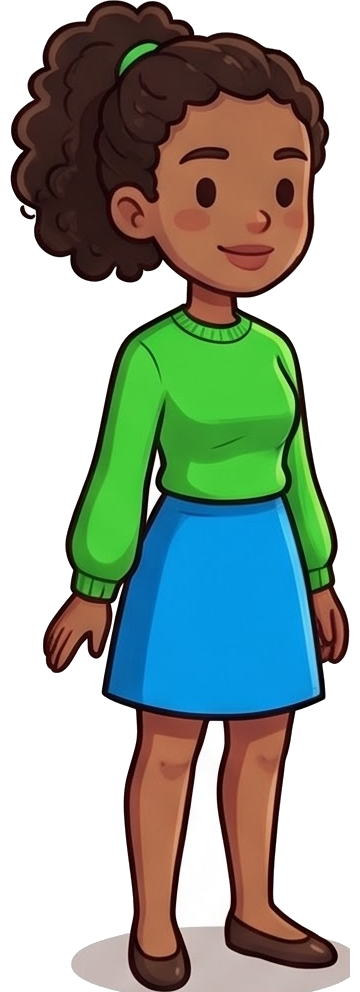
#> input picture tools/art/sources/bases/base0.png, 360 x 992 px, given in place of s3-1.png, which was not available
$ python dossiers.py
#> lines starting #> are read from the running program, lines starting #| are printed output that depends on the picture; pictures that were not available may be replaced by others from this repository, and a replacement may not be noted
#> (reads tools/art/sources/cast.json from the repository)
# Prépare un dossier par personnage d'enquête pour le faire générer à la main dans Gemini :
# image du personnage de base, images des chapeaux / accessoires / objets à lui donner, et prompt.md.
# Usage : python3 tools/art/dossiers.py   (lit tools/art/sources/cast.json, écrit tools/art/personnages/)
import json, os, re, shutil, unicodedata
from PIL import Image

ROOT = os.path.dirname(os.path.abspath(__file__))
SRC = f'{ROOT}/sources'
OUT = f'{ROOT}/personnages'

# Personnage de base choisi pour chaque personnage d'enquête (silhouette, âge, peau, cheveux les plus proches).
# Les sosies et déguisements partent du résultat de leur « parent » pour rester identiques à lui.
BASE = {
    'Brigadier Gaston Picotin': 's3-1', 'Timothée Fournil': 's4-5', 'Rose Lemiel': 's6-1', 'Ernest Lafouine': 's5-4',
    'Adélaïde de la Botte': 's5-5', 'Hippolyte Barbarie': 's6-2', 'Lulu': 'base3', 'Gaspard Bigarade': 's4-1',
    'Achille Lapince, dit « le Hérisson »': 'base5', 'Lola Cachou': 's3-0', 'Octave Carat': 'base2', 'Ludo Taupin': 's3-5',
    'Zita Pistache': 'base4', 'Bérénice Fard': 's5-2', 'Gontran Lamèche': 'base1', 'Pétronille Doublure': 's2-4',
    'Hector Plumeau': 's5-1', 'Fortuné Cargo': 's4-2'}
PARENT = {
    'Motus': ('Ernest Lafouine', 'remove the black eye mask, the face is fully visible; everything else stays identical'),
    'Achille Lapince (déguisé)': ('Achille Lapince, dit « le Hérisson »', 'add the straw boater hat from image 2 on his head; everything else stays identical'),
    'Yves Le Goéland': ('Achille Lapince, dit « le Hérisson »', 'add the orange knitted beanie from image 2 on his head; the striped shirt now reads as a sailor\'s striped top; everything else stays identical'),
    'Épouvantail': ('Achille Lapince, dit « le Hérisson »', 'the shirt now has a blue CHECKED (gingham) pattern instead of stripes, a few wisps of straw stick out of the cuffs and collar, and he wears the straw boater hat from image 2; same face, hair, body and trousers'),
    'Épouvantail décoiffé': ('Épouvantail', 'remove the straw hat, showing the spiky blond hair; everything else stays identical'),
    'Lino Taupin': ('Ludo Taupin', 'remove the backpack and its straps; everything else stays identical (he is the identical twin)'),
    'Le faux infirmier': ('Gontran Lamèche', 'he is now disguised as a nurse: a long white nurse coat replaces the red suit jacket, and he wears the black eye mask from image 2; he KEEPS the same top hat, orange trousers, moustache and closed umbrella'),
}

SKIN = {'pale': 'very fair skin', 'light': 'fair skin', 'tan': 'light tan skin', 'brown': 'brown skin', 'dark': 'dark brown skin'}
HAIR = {'bald': 'bald head with a little {c} hair on the sides', 'short': 'short {c} hair', 'long': 'long {c} hair',
        'bun': '{c} hair in a bun', 'ponytail': '{c} hair in a ponytail', 'curly': 'curly {c} hair', 'spiky': 'spiky {c} hair'}
HAIRC = {'black': 'black', 'brown': 'brown', 'blond': 'blond', 'red': 'ginger red', 'grey': 'grey', 'white': 'white'}
BUILD = {'slim': 'slim build', 'regular': 'average build', 'large': 'stocky, plump build', 'child': 'young child'}
COLOR = {'red': 'red', 'orange': 'orange', 'yellow': 'yellow', 'pink': 'pink', 'purple': 'purple', 'blue': 'blue',
         'navy': 'navy blue', 'green': 'green', 'olive': 'olive green', 'brown': 'brown', 'beige': 'beige',
         'black': 'black', 'white': 'white', 'grey': 'grey'}
TOP = {'tshirt': 't-shirt', 'shirt': 'shirt', 'sweater': 'knitted sweater', 'coat': 'long coat', 'suit': 'suit jacket over a white shirt',
       'dress': 'dress', 'apron': 'apron over a white shirt', 'hoodie': 'hoodie', 'uniform': 'police uniform jacket with brass buttons',
       'overalls': 'overalls bib over a white t-shirt'}
BOTTOM = {'trousers': 'trousers', 'shorts': 'shorts', 'skirt': 'skirt'}
PATTERN = {'plain': '', 'stripes': ' with darker horizontal stripes', 'dots': ' with white polka dots', 'checks': ' with a darker checked pattern'}
# motifs décrits à la main quand la règle générale tromperait Gemini
TOP_OVERRIDE = {
    'Ernest Lafouine': 'black-and-white horizontally striped knitted sweater (classic burglar look)',
    'Achille Lapince, dit « le Hérisson »': 'white pyjama shirt with thin blue vertical stripes (escaped convict look)',
    'Rose Lemiel': 'pink baker\'s apron over a white shirt',
    'Gaspard Bigarade': 'white chef\'s jacket and white apron',
    'Lulu': 'blue overalls bib over a white t-shirt',
}
FACE = {'glasses': ('round glasses', 'acc-glasses'), 'sunglasses': ('sunglasses', 'acc-sunglasses'), 'mask': ('black burglar eye mask', 'acc-mask'),
        'mustache': ('a moustache', None), 'beard': ('a full beard', None)}
HAT = {'cap': 'hat-cap', 'beret': 'hat-beret', 'bowler': 'hat-bowler', 'tophat': 'hat-tophat', 'beanie': 'hat-beanie',
       'fedora': 'hat-fedora', 'helmet': 'hat-construction', 'chef': 'hat-chef', 'police': 'hat-kepi', 'straw': 'hat-boater'}
HAT_NAME = {'cap': 'flat cap', 'beret': 'beret', 'bowler': 'bowler hat', 'tophat': 'top hat', 'beanie': 'orange knitted beanie',
            'fedora': 'fedora', 'helmet': 'helmet', 'chef': 'white chef toque', 'police': 'police kepi', 'straw': 'straw boater'}
ACC = {'handbag': ('leather handbag, carried by its handles on the forearm', 'acc-handbag'),
       'briefcase': ('briefcase held by its handle', 'acc-briefcase'), 'backpack': ('backpack worn on the back, straps over the shoulders', 'acc-backpack'),
       'umbrella': ('closed umbrella held in one hand like a walking stick', 'it-umbrella-closed'),
       'cane': ('walking cane held in one hand', 'acc-cane'), 'camera': ('camera hanging from the neck', 'it-camera'),
       'newspaper': ('folded newspaper under the arm', 'it-newspaper'), 'flowers': ('bouquet of flowers held in one hand', 'it-flowers'),
       'balloon': ('red balloon on a string held in one hand', 'it-balloon'), 'suitcase': ('rolling suitcase pulled by its handle', 'acc-suitcase'),
       'scarf': ('striped knitted scarf around the neck', 'acc-scarf')}
HELD = {'knife': 'kitchen knife', 'moneybag': 'cloth money bag', 'painting': 'small framed painting', 'key': 'old brass key',
        'phone': 'smartphone', 'crowbar': 'crowbar', 'letter': 'letter in an envelope', 'bottle': 'glass bottle',
        'cake': 'cake on a plate', 'jewel': 'sparkling diamond', 'map': 'folded paper map', 'icecream': 'ice cream cone',
        'baguette': 'baguette', 'box': 'cardboard box', 'rope': 'coil of rope', 'needle': 'big sewing needle',
        'flashlight': 'flashlight', 'leash': 'dog on a red leash'}
HELD_FILE = {'leash': 'it-dog'}
HELD_FR = {'knife': 'couteau', 'moneybag': 'sac d\'argent', 'painting': 'tableau', 'key': 'clé', 'phone': 'téléphone', 'crowbar': 'pied-de-biche',
           'letter': 'lettre', 'bottle': 'flacon', 'cake': 'gâteau', 'jewel': 'diamant', 'map': 'plan', 'icecream': 'glace',
           'baguette': 'baguette', 'box': 'carton', 'rope': 'corde', 'needle': 'aiguille', 'flashlight': 'lampe', 'leash': 'chien en laisse'}
POSE = {  # (action en anglais, nom français)
    'stand': ('standing', 'debout'), 'walk': ('walking to the right, mid-stride, arms swinging naturally', 'marche'),
    'run': ('running to the right, dynamic stride, arms pumping', 'court'),
    'sit': ('sitting as if on a bench, knees bent, hands on the lap (do not draw the bench)', 'assis'),
    'lie': ('lying flat on the back on the ground, eyes closed, seen from the side', 'allongé'),
    'crouch': ('crouching down, looking at something on the ground', 'accroupi'),
    'climb': ('climbing a short wooden ladder, both arms raised to grab the rungs', 'grimpe'),
    'point': ('pointing forward to the right with one arm fully extended', 'montre du doigt'),
    'wave': ('waving hello with one raised hand', 'salue'),
    'carry': ('carrying something in front of the body with both arms', 'porte'),
    'phone': ('talking on a smartphone held to the ear', 'téléphone'),
    'fight': ('in a comic fighting stance, fists raised, angry face', 'se bat'),
    'handsup': ('both hands raised high, surprised face', 'mains en l\'air'),
    'sneak': ('tiptoeing sneakily, bent forward, looking around suspiciously', 'furtif'),
    'read': ('reading an open newspaper held in both hands', 'lit'),
    'window': ('shown from the waist up only, leaning on the forearms as if looking out of a window (do not draw the window)', 'à la fenêtre')}

STYLE_END = ('Full body, three-quarter view, body turned slightly to the right, same scale and same art style, '
             'plain white background, no ground shadow, no text, no other character, no object other than those mentioned.')


def slug(s):
    s = unicodedata.normalize('NFKD', s.split(',')[0]).encode('ascii', 'ignore').decode().lower()
    return re.sub(r'[^a-z0-9]+', '-', s).strip('-')


def on_white(src, dst, max_side=1024):
#> called with src = 'tools/art/sources/bases/s3-1.png', max_side = 1024
    im = Image.open(src).convert('RGBA'); im.thumbnail((max_side, max_side), Image.LANCZOS)
#> in on_white, im is the input picture: PIL image 360x992 RGBA; mean R, G, B, A 154.6, 166.1, 155.1, 153.7
    pad = int(max(im.size) * .06)
#> pad = 59
    bg = Image.new('RGB', (im.width + 2 * pad, im.height + 2 * pad), 'white')
#> bg: PIL image 478x1110 RGB; every value is 255
    bg.paste(im, (pad, pad), im); bg.save(dst)
#> after `bg.paste(im, (pad, pad), im)`:
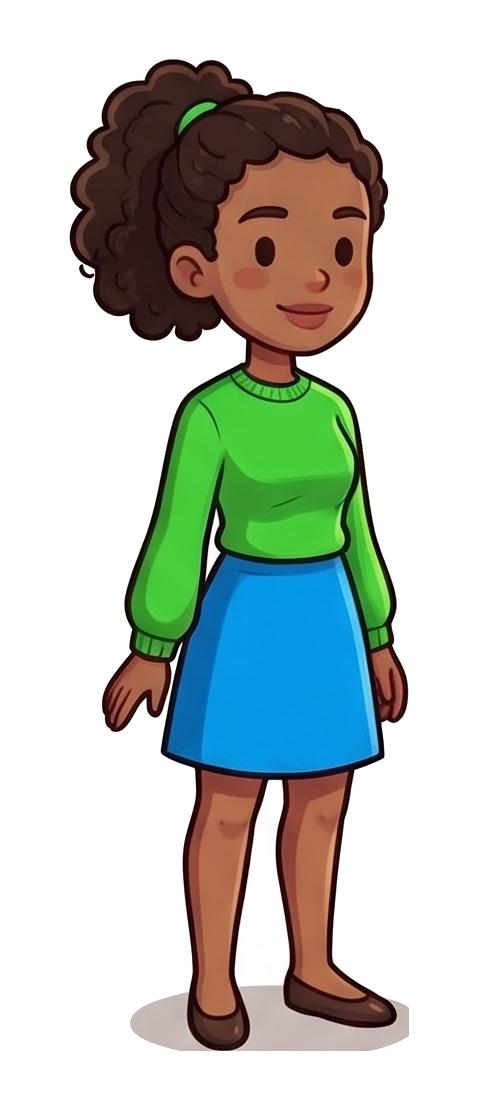
#> bg: PIL image 478x1110 RGB; mean R, G, B 187.6, 195.4, 188


def describe(c):
    a = c['appearance']; n = c['name']
    top = TOP_OVERRIDE.get(n) or f"{COLOR[a['topColor']]} {TOP[a['top']]}{PATTERN[a['topPattern']]}"
    if a['top'] == 'dress':
        top = f"{COLOR[a['topColor']]} dress{PATTERN[a['topPattern']]}"; bottom = None
    else:
        bottom = f"{COLOR[a['bottomColor']]} {BOTTOM[a['bottom']]}"
    hair = HAIR[a['hair']].format(c=HAIRC[a['hairColor']])
    face = FACE.get(a['face'], (None, None))[0] if a['face'] != 'none' else None
    return dict(top=top, bottom=bottom, hair=hair, skin=SKIN[a['skin']], build=BUILD[a['build']], face=face)


def build_folder(i, c, by_name, folder_of):
    a = c['appearance']; n = c['name']; d = f'{OUT}/{i:02d}-{slug(n)}'
    os.makedirs(d, exist_ok=True)
    k = describe(c)
    attach = []  # (fichier, rôle en anglais, rôle en français)
    parent = PARENT.get(n)
    # un sosie ne reçoit que les éléments qui diffèrent de son modèle (le reste est déjà sur le résultat du modèle)
    pa = by_name[parent[0]]['appearance'] if parent else {}
    new = lambda key: a[key] != 'none' and a[key] != pa.get(key)
    if not parent:
        on_white(f"{SRC}/bases/{BASE[n]}.png", f'{d}/1-personnage.png')
        attach.append(('1-personnage.png', 'the character to edit', 'le personnage de base'))
    if new('hat'):
        f = HAT[a['hat']]; on_white(f'{SRC}/objets/{f}.png', f'{d}/{len(attach) + 1 + bool(parent)}-chapeau.png')
#> call 2 of on_white, with src = 'tools/art/sources/objets/hat-kepi.png', max_side = 1024
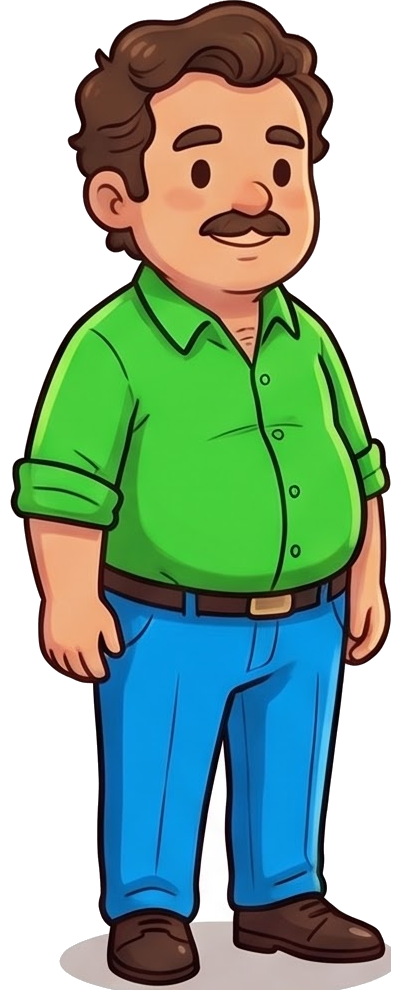
#> input picture tools/art/sources/bases/base1.png, 401 x 990 px, given in place of hat-kepi.png, which was not available
#> in on_white, im is the input picture: PIL image 401x990 RGBA; mean R, G, B, A 144.7, 173.5, 152.5, 171.2
#> in on_white (call 2), `bg = Image.new('RGB', (im.width + 2 * pad, im.height + 2 * pad), 'whit..`: bg: PIL image 519x1108 RGB; every value is 255
#> in on_white (call 2), `bg.paste(im, (pad, pad), im)`:
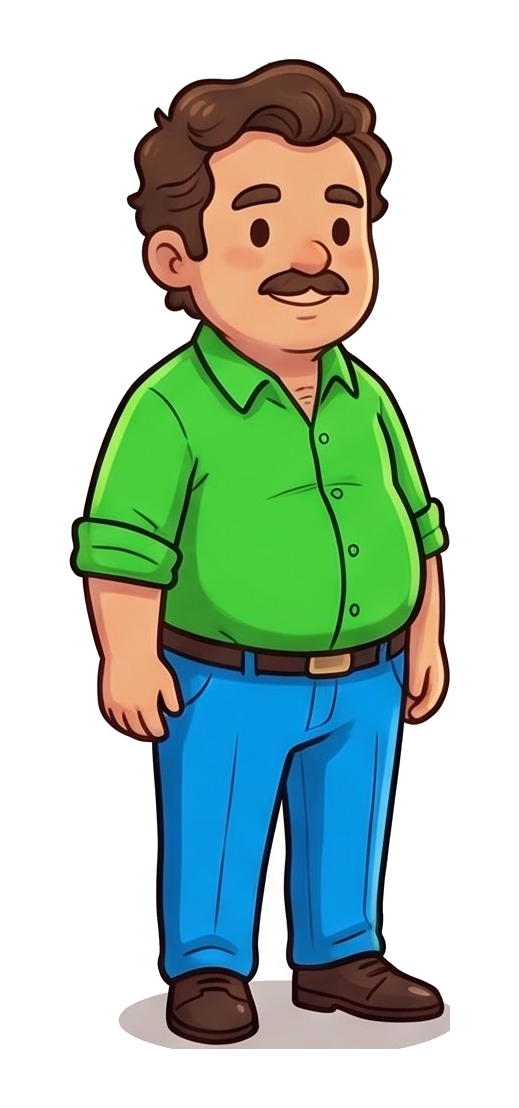
#> bg: PIL image 519x1108 RGB; mean R, G, B 179, 198.9, 184.5
        attach.append((f'{len(attach) + 1 + bool(parent)}-chapeau.png', f"the {HAT_NAME[a['hat']]}", 'le chapeau'))
    if new('face') and FACE.get(a['face'], (0, 0))[1]:
        f = FACE[a['face']][1]; name = f'{len(attach) + 1 + bool(parent)}-visage.png'; on_white(f'{SRC}/objets/{f}.png', f'{d}/{name}')
        attach.append((name, f"the {FACE[a['face']][0]}", 'lunettes / masque'))
    if new('accessory') and a['accessory'] in ACC:
        f = ACC[a['accessory']][1]; name = f'{len(attach) + 1 + bool(parent)}-accessoire.png'; on_white(f'{SRC}/objets/{f}.png', f'{d}/{name}')
        attach.append((name, f"the {ACC[a['accessory']][0]}", 'l\'accessoire'))
    held = sorted({u['holding'] for u in c['uses'] if u['holding'] != 'none'})
    for h in held:
        on_white(f"{SRC}/objets/{HELD_FILE.get(h, 'it-' + h)}.png", f'{d}/objet-{h}.png')

    L = [f"# {n}", '', f"**Rôle** : {', '.join(c['roles'])} · **Enquêtes** : {', '.join(c['cases'])}", '']
    A = []
    if parent:
        pd = folder_of[parent[0]]
        L += [f"**Sosie / déguisement de** « {parent[0]} » : il doit rester **identique** à lui, sauf la différence ci-dessous "
              "(c'est ce que le joueur doit repérer).", '',
              '## Étape 1 — le personnage', '',
              'Pièces jointes, dans cet ordre :', '',
              f"1. le résultat de l'étape 1 du dossier `{pd}` (`resultat.png`, à générer d'abord)"]
        for j, (f, _, fr) in enumerate(attach):
            L.append(f"{j + 2}. `{f}` — {fr}")
        en = (f"Same art style, outlines and shading as the attached images. Image 1 shows a character. Redraw EXACTLY the same character "
              f"(same face, expression, hair, body shape, proportions, clothes and colours) with one change: {parent[1]}. ")
        en += STYLE_END
    else:
        L += ['## Étape 1 — le personnage', '', 'Pièces jointes, dans cet ordre :', '']
        for j, (f, _, fr) in enumerate(attach):
            L.append(f"{j + 1}. `{f}` — {fr}")
        wear = [f"image {j + 1} = {en_}" for j, (_, en_, _) in enumerate(attach) if j > 0]
        feat = [k['build'], k['skin'], k['hair']] + ([k['face']] if k['face'] else [])
        en = ("Same art style, outlines and shading as the attached images. Edit the character in image 1: keep the same face shape, "
              "expression, proportions and drawing style, but give them: " + ', '.join(feat) + '. ')
        en += f"Outfit: {k['top']}" + (f", {k['bottom']}" if k['bottom'] else '') + ', dark brown shoes. '
        if wear:
            en += ('The character wears the items shown in the other attached images, copying their design and colours exactly: '
                   + '; '.join(wear) + '. ')
        en += STYLE_END
    L += ['', 'Prompt (format **3:4**) :', '', '```', en, '```', '',
          "Garde l'image réussie sous le nom `resultat.png` dans ce dossier.", '']

    poses = sorted({(u['pose'], u['holding']) for u in c['uses']}, key=lambda p: (list(POSE).index(p[0]), p[1]))
    L += ['## Étape 2 — les poses de l\'enquête', '',
          'Une génération par ligne. Pièces jointes : `resultat.png` (et l\'objet indiqué). '
          'Le regard vers la gauche s\'obtient en retournant l\'image : inutile de le générer.', '']
    keep = 'same face, hair, body shape, clothes, colours, hat and accessories'
    for p, h in poses:
        act, fr = POSE[p]
        if p == 'stand' and h == 'none':
            continue
        if p == 'carry' and h != 'none':
            act = f'carrying the {HELD[h]} (image 2) in front of the body with both arms'
        elif h != 'none':
            act += f', holding the {HELD[h]} (image 2) in one hand'
        files = '`resultat.png`' + (f" + `objet-{h}.png`" if h != 'none' else '')
        L += [f"### {fr}" + (f" — tient : {HELD_FR[h]}" if h != 'none' else '') + f"  ({files})", '', '```',
              f"Redraw exactly the same character as in image 1 ({keep}), now {act}. " + STYLE_END, '```', '']
    if all(p == 'stand' and h == 'none' for p, h in poses):
        L += ['Aucune autre pose : le résultat de l\'étape 1 suffit.', '']
    with open(f'{d}/prompt.md', 'w') as fh:
        fh.write('\n'.join(L))
    return d


def main():
    cast = json.load(open(f'{SRC}/cast.json'))
    if os.path.isdir(OUT):
        for e in os.listdir(OUT):
            p = f'{OUT}/{e}'
            if os.path.isdir(p) and not os.path.exists(f'{p}/resultat.png'):  # ne jamais écraser un résultat déjà généré
                shutil.rmtree(p)
    os.makedirs(OUT, exist_ok=True)
    folder_of = {c['name']: f'{i + 1:02d}-{slug(c["name"])}' for i, c in enumerate(cast)}
    rows = []
    for i, c in enumerate(cast):
        d = build_folder(i + 1, c, {x['name']: x for x in cast}, folder_of)
        par = PARENT.get(c['name'])
        rows.append(f"| [`{os.path.basename(d)}`]({os.path.basename(d)}/prompt.md) | {c['name']} | {', '.join(c['roles'])} | "
                    + (f"d'après `{folder_of[par[0]]}`" if par else f"`{BASE[c['name']]}`") + ' |')
    with open(f'{OUT}/README.md', 'w') as fh:
        fh.write('\n'.join([
            '# Personnages d\'enquête à générer dans Gemini', '',
            'Un dossier par personnage (fichiers générés par `python3 tools/art/dossiers.py`). Dans chaque dossier :', '',
            '- `prompt.md` : les pièces jointes à donner, dans l\'ordre, et les prompts à copier ;',
            '- `1-personnage.png` : le personnage de base à transformer ;',
            '- `2-chapeau.png`, `3-visage.png`, `4-accessoire.png`… : ce qu\'il doit porter ;',
            '- `objet-*.png` : les objets qu\'il tient dans certaines poses (étape 2).', '',
            'Marche à suivre : étape 1 (le personnage habillé, debout) → enregistrer l\'image réussie en `resultat.png` '
            'dans le dossier → étape 2 (une génération par pose, en joignant `resultat.png`).', '',
            'Les sosies et déguisements (Motus, Lino, épouvantails…) se génèrent **après** leur modèle, '
            'à partir de son `resultat.png`, pour ne changer que le détail qui compte dans l\'enquête.', '',
            'Les bulles d\'émotion ne sont pas à dessiner sur les personnages : le jeu les pose par-dessus.', '',
            '| Dossier | Personnage | Rôle | Départ |', '|---|---|---|---|', *rows, '']))
    print(len(rows), 'dossiers')


if __name__ == '__main__':
#> (the run stopped early here; a loop or call above may not have finished)
